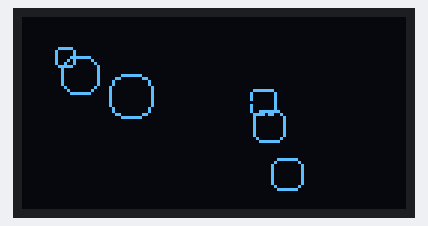
Recording of a program running on a simulated CircuitPython board. Shown: 128×64 one-colour display.

Above: at 0.11 s.
At 5.07 s:
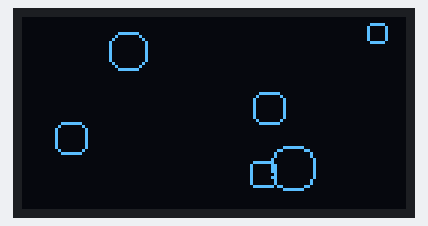
At 10.03 s:
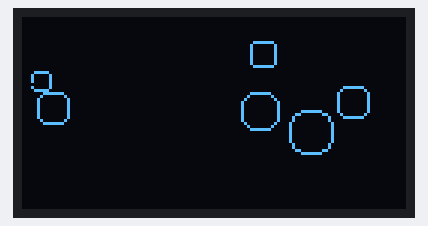
At 19.96 s:
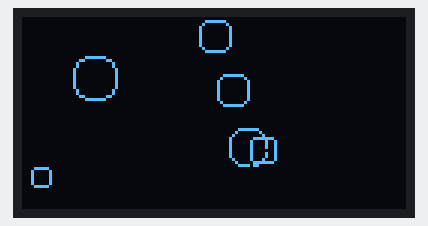
At 29.88 s:
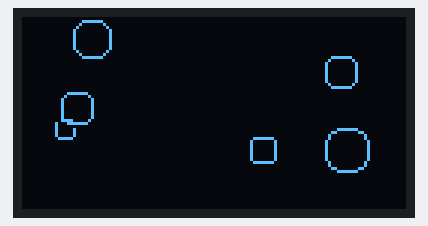
At 39.91 s:
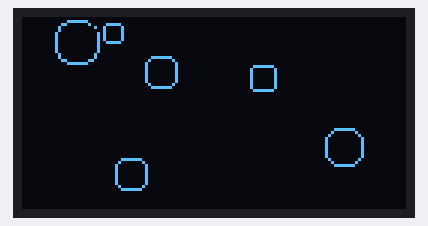

The program:

pelotas.py
```python
import board
import busio
import adafruit_ssd1306

i2c = busio.I2C(board.SCL, board.SDA)

oled = adafruit_ssd1306.SSD1306_I2C(128, 64, i2c)

def draw_circle(xpos0, ypos0, rad, col=1):
    x = rad - 1
    y = 0
    dx = 1
    dy = 1
    err = dx - (rad << 1)
    while x >= y:
        oled.pixel(xpos0 + x, ypos0 + y, col)
        oled.pixel(xpos0 + y, ypos0 + x, col)
        oled.pixel(xpos0 - y, ypos0 + x, col)
        oled.pixel(xpos0 - x, ypos0 + y, col)
        oled.pixel(xpos0 - x, ypos0 - y, col)
        oled.pixel(xpos0 - y, ypos0 - x, col)
        oled.pixel(xpos0 + y, ypos0 - x, col)
        oled.pixel(xpos0 + x, ypos0 - y, col)
        if err <= 0:
            y += 1
            err += dy
            dy += 2
        if err > 0:
            x -= 1
            dx += 2
            err += dx - (rad << 1)

class Pelota:
    def __init__(self, pos_x, pos_y, radio, dx, dy):
        self.pos_x = pos_x
        self.pos_y = pos_y
        self.radio = radio
        self.dx = dx
        self.dy = dy
    def mov(self, v):
        draw_circle(self.pos_x, self.pos_y, self.radio, col=0)
        if self.pos_x + self.radio >= oled.width or self.pos_x - self.radio < 0:
            self.dx = -self.dx
        if self.pos_y + self.radio >= oled.height or self.pos_y - self.radio < 0:
            self.dy = -self.dy
        self.pos_x = self.pos_x + v * self.dx
        self.pos_y = self.pos_y + v * self.dy
        draw_circle(self.pos_x, self.pos_y, self.radio, col=1)

pelota1 = Pelota(15, 15, 7, 1, 1)
pelota2 = Pelota(30, 32, 8, 1, -1)
pelota3 = Pelota(22, 21, 4, -1, -1)
pelota4 = Pelota(90, 50, 6, -1, 1)
pelota5 = Pelota(80, 20, 5, 0, 1)
pelota6 = Pelota(70, 30, 6, 2, 1)

while True:
    pelota1.mov(2)
    pelota2.mov(3)
    pelota3.mov(4)
    pelota4.mov(1)
    pelota5.mov(4)
    pelota6.mov(3)
    oled.show()
```
